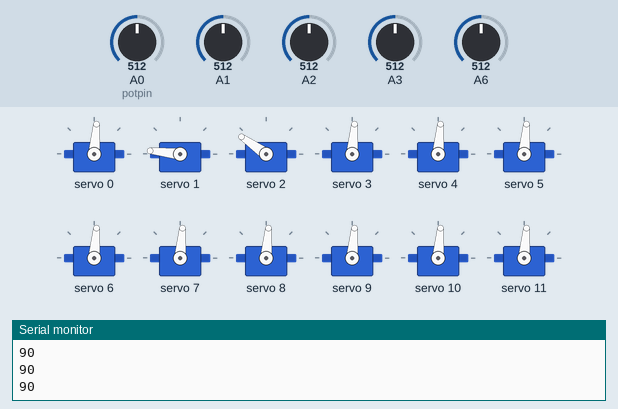
This sketch was run on a simulated Arduino Uno, built with avr-gcc and run on an emulated ATmega328P. On the bench: 12 × servo, the last lines printed to the serial monitor. Inputs (shaded band) come from the test bench; at power-on: A3 = 512, A0 (potpin) = 512, A6 = 512, A1 = 512, A2 = 512.

Above: at 1.2 s.
1.3 s: A3 set to 585
At 1.9 s:
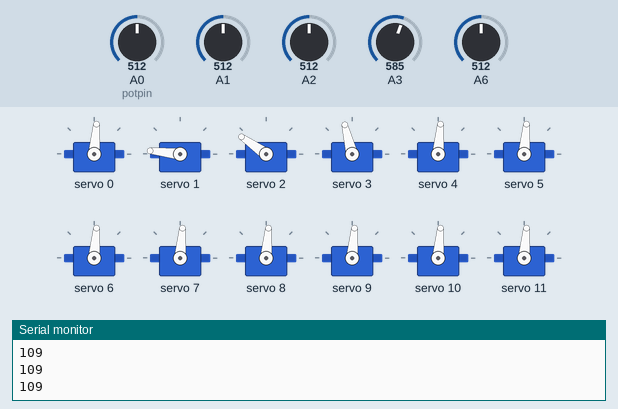
2.8 s: A0 (potpin) set to 585
At 3.2 s:
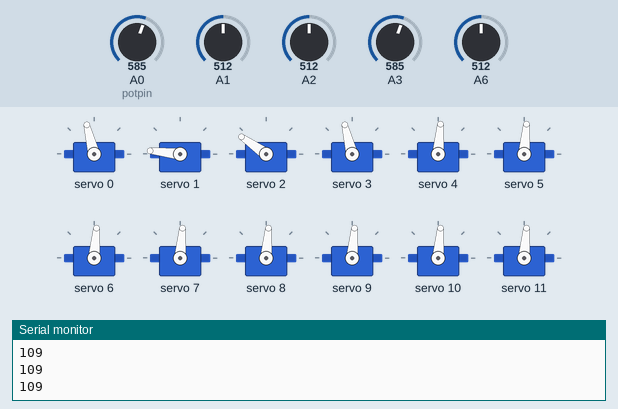
4.3 s: A6 set to 585
At 5.6 s:
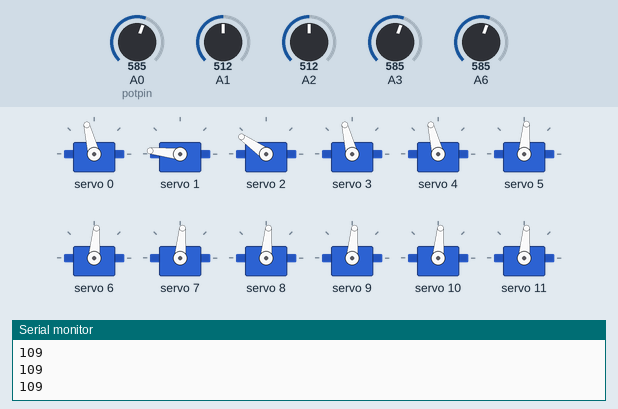
5.9 s: A3 set to 306
At 7.0 s:
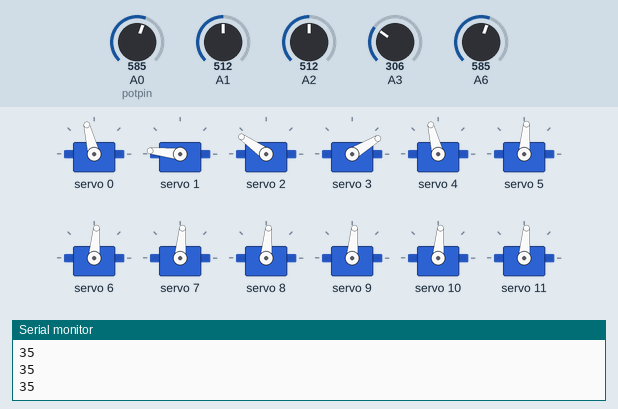
7.8 s: A0 (potpin) set to 565
At 9.0 s:
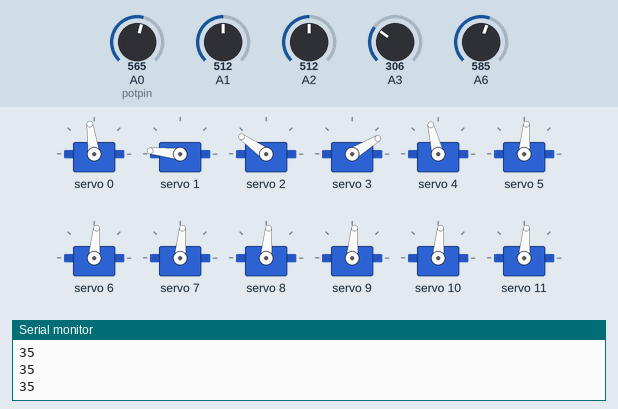
9.3 s: A6 set to 716
At 10.7 s:
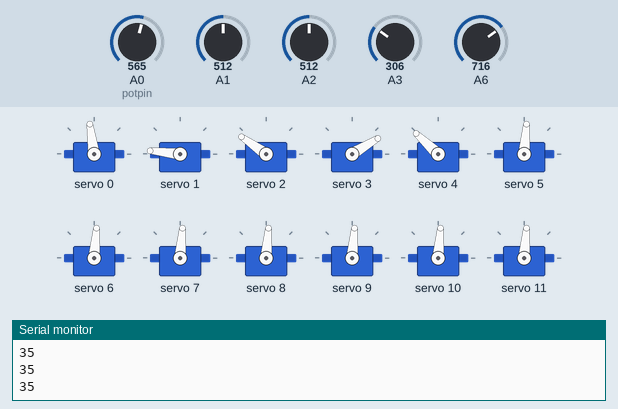
Timing chart, 0 to 12.0 s (numbered marks = the images above; inputs shaded):
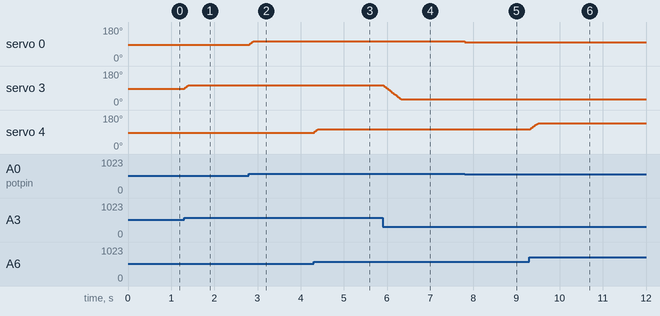

Measured:
- after the input at 1.3 s, servo 3: 85° → 104° at once
- after the input at 2.8 s, servo 0: 85° → 104° at once
- after the input at 4.3 s, servo 4: 85° → 104° at once
- after the input at 5.9 s, servo 3: moves from 104° to 31° over 0.41 s, starting at once
- after the input at 7.8 s, servo 0: 104° → 98° at once
- after the input at 9.3 s, servo 4: moves from 104° to 137° over 0.18 s, starting at once

The sketch:

RobotArmControllerV2_jumpFix.ino
```cpp
/*
 Control various servos one at a time using a potentiometer or serial input angle
*/

#include <Servo.h>
#include <Wire.h>
#include <Adafruit_PWMServoDriver.h>

#define SERVOMIN  125 // this is the 'minimum' pulse length count (out of 4096)
#define SERVOMAX  575 // this is the 'maximum' pulse length count (out of 4096)
#define NONE -99
#define CW_START_CLK 0
#define CW_START_DT 0
#define CW_END_CLK 1
#define CW_END_DT 1
#define CCW_START_CLK 0
#define CCW_START_DT 1
#define CCW_END_CLK 1
#define CCW_END_DT 0

Servo myservo;  // for use without drive, signal on pin 9
Adafruit_PWMServoDriver pwm = Adafruit_PWMServoDriver();

// MOTOR STARTING POSITIONS
int servos[16] = {90, 180, 150, 90, 90, 90, 90, 90, 90, 90, 90, 90, 90, 90, 90, 90};
//SERVO ARM
//Hand 'a' >=30
//Swing 'd' >=80

// Potentiometer variables
int potpin = 0;  // analog pin used to connect the potentiometer
int offset = 0;  // motor - potpin
int offpot = 0;  // potpin + offset
int val = 0;    // variable to read the value from the analog pin

//Encoder variables
//int CLK = 2;//CLK->D2
//int DT = 3;//DT->D3
//int SW = 4;//SW->D4
//const int interrupt0 = 0;
//int count = 18;
//int lastCLK = 0;
//int stage = -1;
//int encAngle = 90;
//int precValue = 0;

// General variables
int angle = NONE;
int input;
String buf;
char motor = NONE;
bool potMode = true;
int newline = 0;
unsigned long previousCycle = 0;
unsigned long cycleTime = 0;

//Servo variables
int potentiometers[16] = {-1, -1, -1, -1, -1, -1, -1, -1, -1, -1, -1, -1, -1, -1, -1, -1}; //from hand to swing, initial value must be invalid
int prevPot[16] = {-1, -1, -1, -1, -1, -1, -1, -1, -1, -1, -1, -1, -1, -1, -1, -1}; //from hand to swing, initial value must be invalid
int correction[16] = {0, 0, 10, 0, 0, 0, 0, 0, 0, 0, 0, 0, 0, 0, 0, 0}; //
bool activated[16] = {false, false, false, false, false, false, false, false, false, false, false, false, false, false, false, false}; //all potentiometers do not control motors on start
//potentiometer pins: A0 hand, A1 writst, A2 elbow, A3 shoulder, A6 rotate (A4 and A5 used by Servo drive)
int LINK_THRESHOLD = 5; //soglia di agganciamento 5 gradi
unsigned long previousMillisPot = 0;

//Motor variables
int targetPoses[16] = {90, 180, 150, 90, 90, 90, 90, 90, 90, 90, 90, 90, 90, 90, 90, 90}; //from hand to swing
unsigned long previousMillis = 0;
const long INTERVAL = 20; //1 degree every 17ms (about 60 degrees per second) --NOTE one cycle seems to take around 10ms, lowering the value under that is harmful for performance
int increment = 4; //change this to speed up movement once interval is minimized
unsigned long currentMillis = millis();
int deltaMove;
bool speedSet = false;

void setup() {
  //myservo.attach(9);  // attaches the single servo on pin 9 to the servo object
  val = analogRead(potpin);            // reads the value of the potentiometer (value between 0 and 1023)
  val = map(val, 200, 800, 0, 180);     // scale it to use it with the servo (value between 0 and 180)
  /*myservo.write(encAngle);
  pinMode(SW, INPUT);
  digitalWrite(SW, HIGH);
  pinMode(CLK, INPUT);
  pinMode(DT, INPUT);
  attachInterrupt(interrupt0, ClockChanged, CHANGE);*/
  pwm.begin();
  pwm.setPWMFreq(60);  // Analog servos run at ~60 Hz updates
  Serial.begin(9600);
  /*
  Serial.setTimeout(10); // readString reads until this timeout
  Serial.println("Servo controller: input -1 to use encoder, -2 to print current angle");
  Serial.println("else input a letter to choose the motor and an int to set angle");
  Serial.println("signal D9 is for use without servo drive (motor q)");
  Serial.println("Initializing motors to values ");*/
  for(int i=0; i<16; i++){  // power motors to starting position
    Serial.print((char)(97+i));
    Serial.print(":");
    Serial.print(servos[i]);
    Serial.print(' ');
    pwm.setPWM(i, 0, angleToPulse(servos[i]));
    targetPoses[i] = servos[i];
  }
  Serial.println("start");
}

//All'avvio il controller viene ignorato se è in una posizione diversa da quella iniziale del braccio
//per attivare il braccio occorre muovere ogni sua articolazione (potenziometro) finche essa non si raggiunge o supera l'angolo iniziale del rispettivo motore,
//soddisfatta questa condizione il potenziometro legato a tale articolazione inizia a controllare il rispettivo motore (tolleranza +-5gradi)
void loop() {
  currentMillis = millis();

  //read angles every INTERVAL milliseconds
  previousMillisPot = currentMillis;
  for(int i=0; i<5; i++){
    if(i == 4) i = 6;//l'ultimo pin analog è dopo la servo drive  ##################HARDCODED##################
    //if(i==2){//i != 6 && i!= 0 && i!= 1
      val = analogRead(i);            // reads the value of the potentiometer (value between 0 and 1023)
       if(i == 6) i = 4;
      val = map(val, 0+171, 1023-170, 0, 180) + correction[i];     // scale it to use it with the servo (value between 0 and 180)
      potentiometers[i] = val + correction[i];
      if(val>=0 && val<=180){
          if(activated[i] == false){
            if(val >= servos[i] - LINK_THRESHOLD && val <= servos[i] + LINK_THRESHOLD){ //range di agganciamento
              activated[i] = true; //attiva il potenziometro i
              if(prevPot[i] < 0){
                prevPot[i] = targetPoses[i];
              }
            }
          }
            if(activated[i] == true || (prevPot[i] > 0 && abs(prevPot[i] - potentiometers[i] <= 1))){ //se non ha saltato assegna, altrimenti disattiva
              activated[i] = true;
              targetPoses[i] = potentiometers[i]; //==potentiometers[i]
              prevPot[i] = potentiometers[i];
            }
            else{
              activated[i] = false;
            }

        }
    //}
    //Serial.print(" p"); Serial.print(i); Serial.print(": ");  Serial.print(val); Serial.print(" "); Serial.print(activated[i]); Serial.print("  |"); if(i==4 || i==6) Serial.println();
    if(i == 3)
    Serial.println(potentiometers[i]);
  }

  //update motor pose every INTERVAL milliseconds
  if (currentMillis - previousMillis >= INTERVAL) {
    previousMillis = currentMillis;
    for(int i=0; i<16; i++){
      if(servos[i] != targetPoses[i]){
        deltaMove = targetPoses[i] - servos[i];
        if(abs(deltaMove) <= increment)
          servos[i] = targetPoses[i];
        else
          servos[i] += increment * sign(deltaMove);
        pwm.setPWM(i, 0, angleToPulse(servos[i]));
      }
    }
  }
  /*cycleTime = currentMillis - previousCycle;
  if(currentMillis - previousCycle < INTERVAL)
    delay(INTERVAL - cycleTime);*/
  delay(10);
  previousCycle = currentMillis;
}


int sign(int x){
  if (x > 0) return 1;
  if (x < 0) return -1;
  return 0;
}


/*
 * angleToPulse(int ang)
 * gets angle in degree and returns the pulse width
 * also prints the value on seial monitor
 * written by Ahmad Nejrabi for Robojax, Robojax.com
 */
int angleToPulse(int ang){
   int pulse = map(ang,0, 180, SERVOMIN,SERVOMAX);// map angle of 0 to 180 to Servo min and Servo max
   return pulse;
}
```
